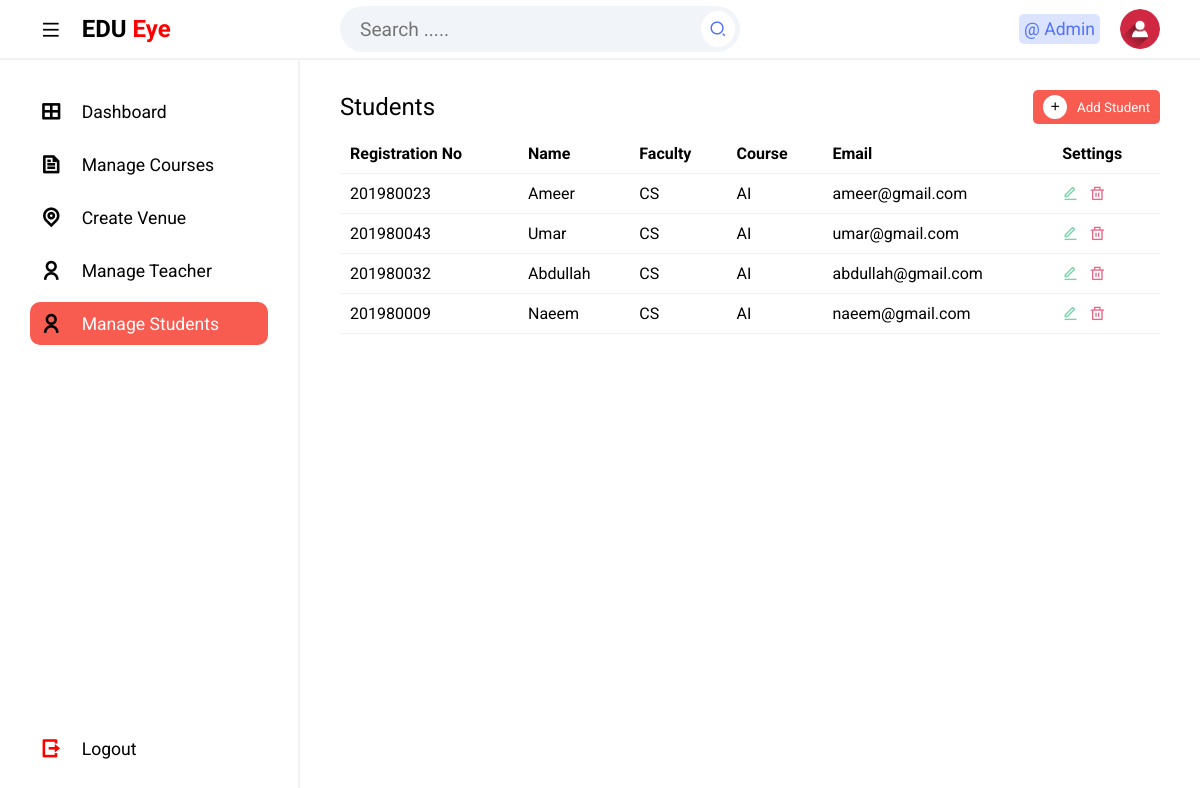
Screenshot of /Admin/createStudent.php (signed in) with the database file from the repository.
### tables this page shows
CREATE TABLE `tblstudents` (
  `Id` int(10) NOT NULL,
  `firstName` varchar(255) NOT NULL,
  `lastName` varchar(255) NOT NULL,
  `registrationNumber` varchar(255) NOT NULL,
  `email` varchar(50) NOT NULL,
  `password` char(30) NOT NULL,
  `faculty` varchar(10) NOT NULL,
  `courseCode` varchar(20) NOT NULL,
  `studentImage1` varchar(300) NOT NULL,
  `studentImage2` varchar(300) NOT NULL,
  `dateRegistered` varchar(50) NOT NULL
);

### Admin/createStudent.php (the view, shortened to what this page needs)
<?php
include '../Includes/dbcon.php';
?>
<!DOCTYPE html>
<html lang="en">
<head>
  <link rel="stylesheet" href="css/styles.css">
  <link rel="stylesheet" href="https://cdnjs.cloudflare.com/ajax/libs/font-awesome/6.5.1/css/all.min.css">
  <link href="https://cdnjs.cloudflare.com/ajax/libs/remixicon/4.2.0/remixicon.css" rel="stylesheet">
</head>
<body>
<?php include 'includes/topbar.php';?>
  <section class=main>
      <?php include "Includes/sidebar.php";?>
   <div class="main--content">
   <div class="table-container">
      <div class="title" id="addStudent">
          <h2 class="section--title">Students</h2>
          <button class="add"><i class="ri-add-line"></i>Add Student</button>
      </div>
      <div class="table">
          <table>
              <thead>
                  <tr>
                      <th>Registration No</th>
                      <th>Name</th>
                      <th>Faculty</th>
                      <th>Course</th>
                      <th>Email</th>
                      <th>Settings</th>
                  </tr>
              </thead>
              <tbody>
                  <?php
                  $sql = "SELECT * FROM tblstudents";
                  $result = $conn->query($sql);
                  if ($result->num_rows > 0) {
                      while ($row = $result->fetch_assoc()) {
                          echo "<tr>";
                          echo "<td>" . $row["registrationNumber"] . "</td>";
                          echo "<td>" . $row["firstName"] . "</td>";
                          echo "<td>" . $row["faculty"] . "</td>";
                          echo "<td>" . $row["courseCode"] . "</td>";
                          echo "<td>" . $row["email"] . "</td>";
                          echo "<td><span><i class='ri-edit-line edit' data-id='" . $row["Id"] . "'></i><i class='ri-delete-bin-line delete' data-id='" . $row["Id"] . "'></i></span></td>";
                          echo "</tr>";
                      }
                  } else {
                      echo "<tr><td colspan='6'>No records found</td></tr>";
                  }
                  ?>
              </tbody>
          </table>
      </div>
   </div>
 </section>
</body>
</html>

### Admin/Includes/topbar.php (shortened to what this page needs)
<?php
$fullName = "";
if (isset($_SESSION['userId'])) {
    $userId = $conn->real_escape_string($_SESSION['userId']);
    $query = "SELECT * FROM tbladmin WHERE Id = $userId";
    $rs = $conn->query($query);
    if ($rs) {
        $num = $rs->num_rows;
        if ($num > 0) {
            $row = $rs->fetch_assoc();
            $fullName = $row['firstName'] . " " . $row['lastName'];
                } else {
            echo "Admin not found";
        }
    } else {
        echo "Error: " . $conn->error;
    }
} else {
 header('location: ../index.php');
}
?>
<section class="header">
    <div class="logo">
        <i class="ri-menu-line icon icon-0 menu"></i>
        <h2>EDU<span> Eye</span></h2>
    </div>
    <div class="search--notification--profile">
        <div id="searchInput" class="search">
            <input type="text" id="searchText" placeholder="Search .....">
            <button onclick="searchItems()"><i class="ri-search-2-line"></i></button>
        </div>
        <div class="notification--profile">
            <div class="picon lock">
                @ <?php echo $fullName; ?>
            </div>
            <div class="picon profile">
                <img src="img/user.png" alt="">
            </div>
        </div>
    </div>
</section>

### Admin/css/styles.css (style rules this page uses)
* { margin: 0; padding: 0; box-sizing: border-box; font-family: 'Roboto', sans-serif; }
body { position: relative; width: 100%; }
.header { height: 60px; width: 100%; display: flex; align-items: center; border-bottom: 2px solid #f1f1f1; }
.logo { display: flex; align-items: center; width: 300px; padding-left: 40px; }
.logo span { color: red; }
.search--notification--profile { display: flex; align-items: center; justify-content: space-between; width: calc(100% - 300px); padding: 0 40px; }
.search { background-color: #f1f4f8; border-radius: 50px; width: 400px; padding: 5px; display: flex; align-items: center; justify-content: space-between; }
.search input { background-color: transparent; outline: none; border: none; text-indent: 15px; width: 85%; font-size:1.2em; }
.search button { outline: none; border: none; border-radius: 50%; background-color: #fff; padding: 8px; display: flex; align-items: center; justify-content: center; }
.search button i { font-size: 1.1rem; color: #5073fb; }
.notification--profile { display: flex; align-items: center; }
.picon { margin-left: 20px; font-size: 1.1rem; padding: 5px; border-radius: 5px; }
.lock { color: #5073fb; background-color: rgba(80, 115, 251, .2); }
.profile { position: relative; width: 40px; height: 40px; border-radius: 50%; overflow: hidden; }
img { position: absolute; top: 0; left: 0; width: 100%; height: 100%; object-fit: cover; }
.main { position: relative; width: 100%; min-height: calc(100vh - 60px); }
.icon { position: relative; display: flex; align-items: center; justify-content: center; margin-right: 20px; font-size: 1.3rem; }
thead { position:sticky; top:0; background-color:white; padding:20px; }
.main--content { position: absolute; top: 0; right: 0; height: 100%; width: calc(100% - 300px); padding: 0 40px; transition: .3s; }
.title { display: flex; align-items: center; justify-content: space-between; margin-bottom: 10px; margin-top: 30px; }
.section--title { font-weight: 400; }
.add { display: flex; align-items: center; padding: 5px 10px; outline: none; border: none; background-color: #f85b50; color: #fff; border-radius: 5px; cursor: pointer; transition: .3s; }
.add i { margin-right: 10px; padding: 5px; background-color: #fff; border-radius: 50%; color: #000; }
.table-container { margin-bottom: 20px; }
.table { height: 200px; overflow-y: scroll; }
table { width: 100%; text-align: left; border-collapse: collapse; }
tr { border-bottom: 1px solid #f1f1f1; }
td, th { padding-block: 10px; padding:10px; }
.edit { color: #70d7a5; margin-right: 10px; }
.delete { color: #e86786; }

### rows the page displays
tblstudents: registrationNumber "201980023", firstName "Ameer", faculty "CS", courseCode "AI", email "ameer@gmail.com"
tblstudents: registrationNumber "201980043", firstName "Umar", faculty "CS", courseCode "AI", email "umar@gmail.com"
tblstudents: registrationNumber "201980032", firstName "Abdullah", faculty "CS", courseCode "AI", email "abdullah@gmail.com"
tblstudents: registrationNumber "201980009", firstName "Naeem", faculty "CS", courseCode "AI", email "naeem@gmail.com"

### other values shown
$fullName "Admin"
